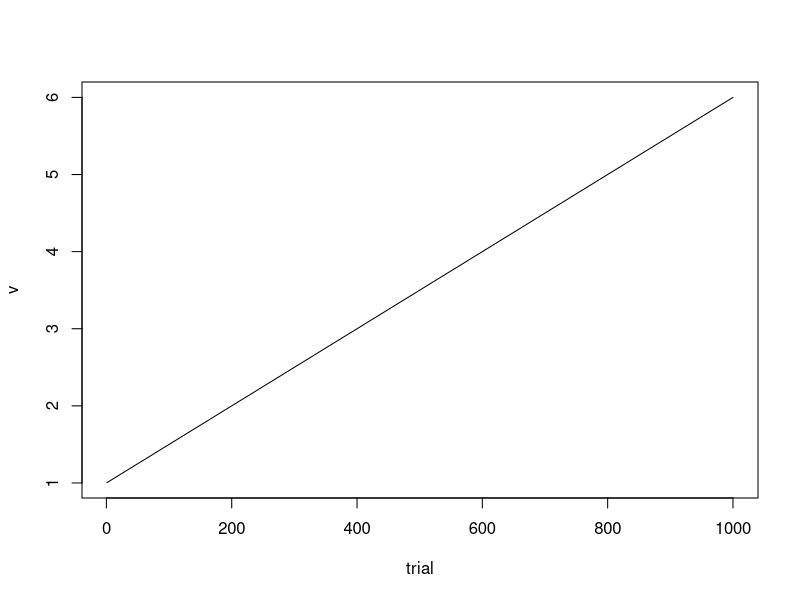
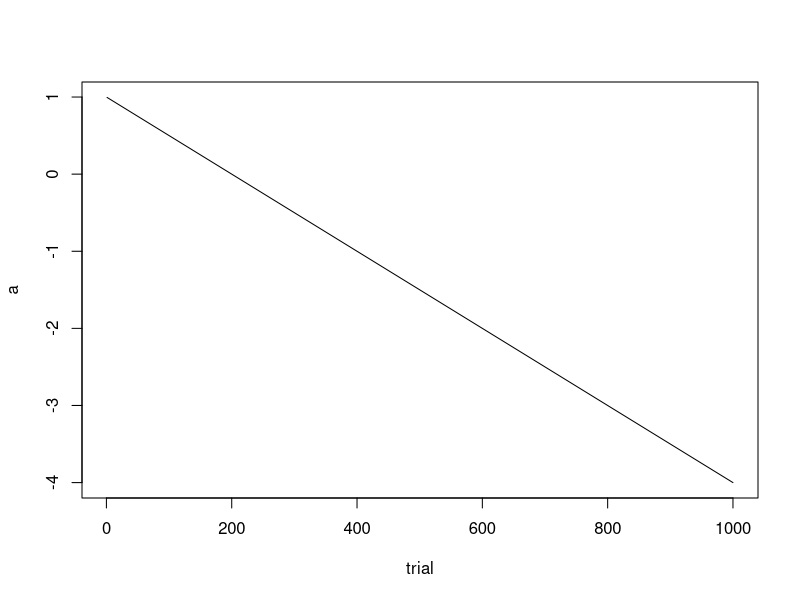
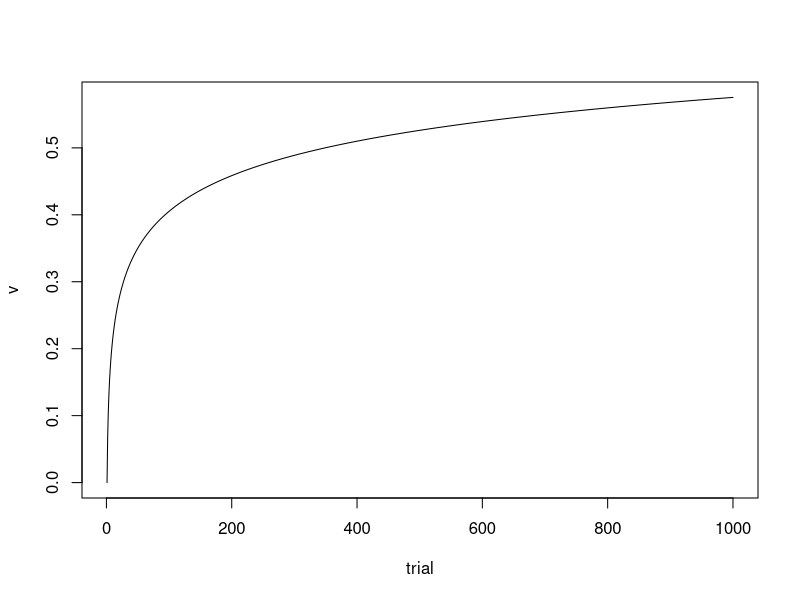
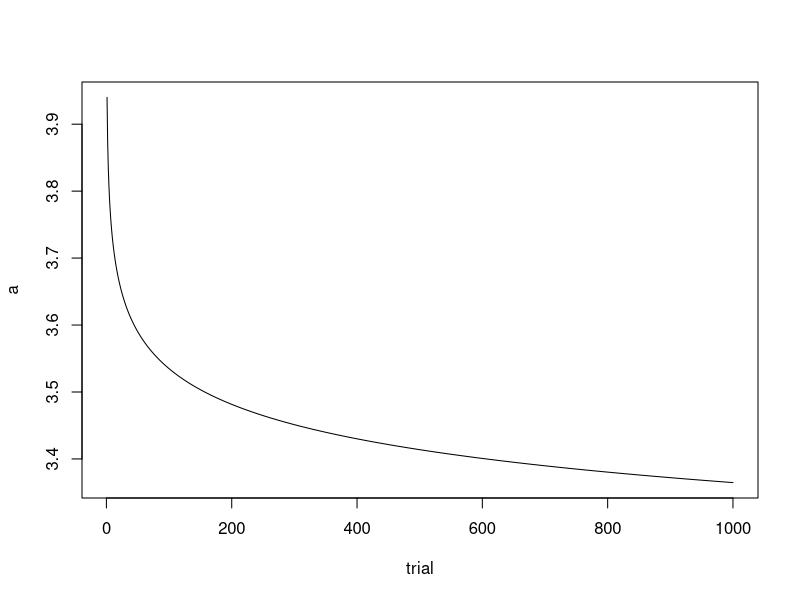
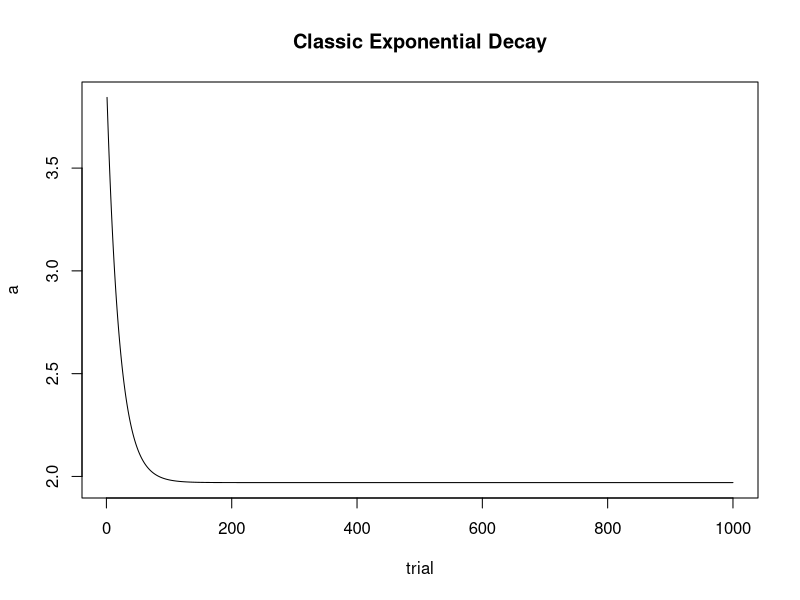
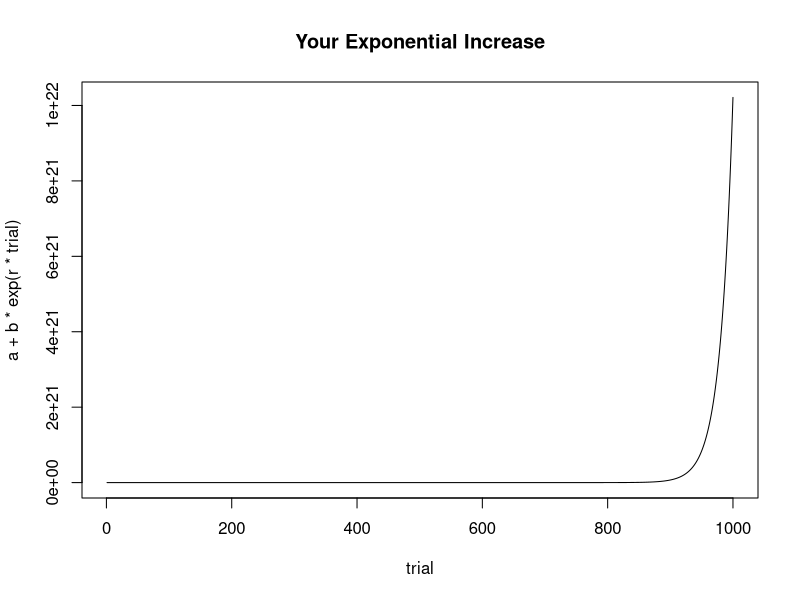
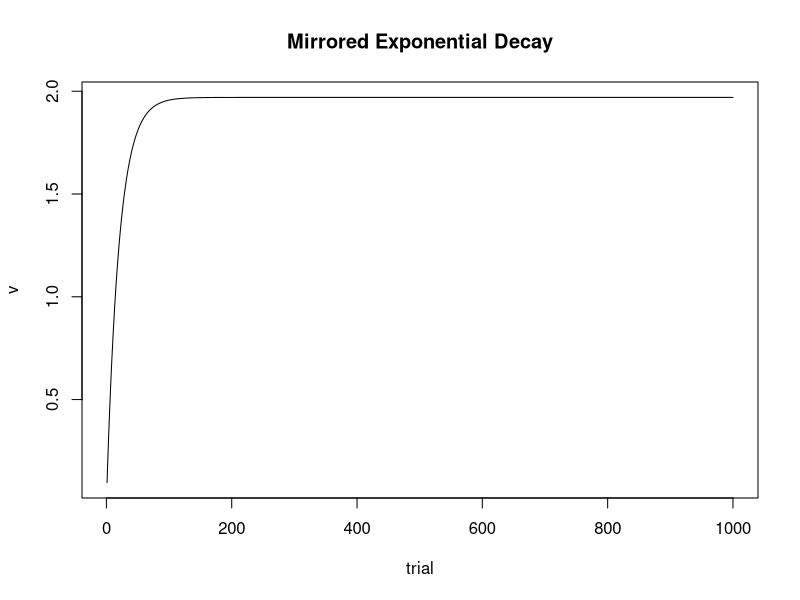
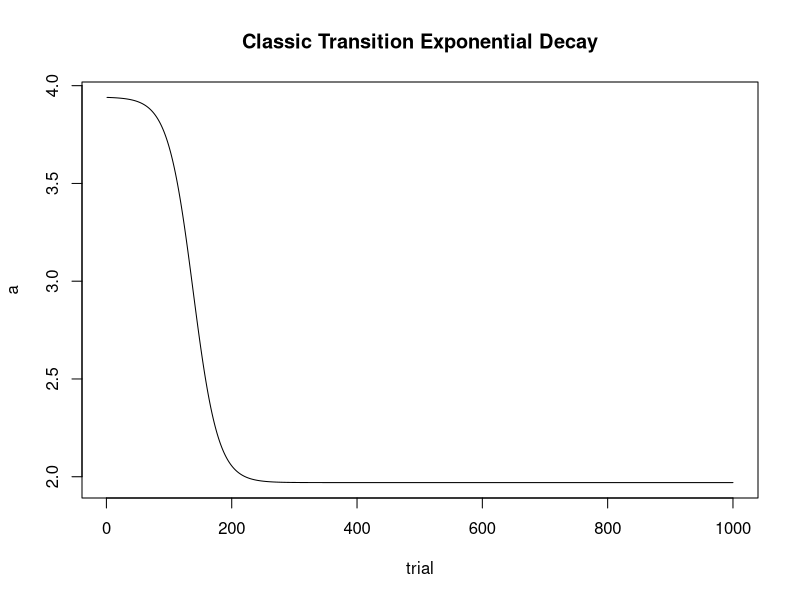

Source code (R) for these figures, in order:

trial=1:1000

r=0.05
a=1.97
b=1.97

beta = 0.005
c = 1

# linear 
plot(trial, c+beta*trial, "l", ylab = "v")
plot(trial, c+-beta*trial, "l", ylab = "a")


# Power
plot(trial, a-b*trial^-r, "l", ylab = "v")
plot(trial, a+b*trial^-r, "l", ylab = "a")


# Exp
plot(trial,a+b*exp(-r*trial),type="l",main="Classic Exponential Decay", ylab = "a")

plot(trial,a+b*exp(r*trial),type="l",main="Your Exponential Increase")

plot(trial,a-b*exp(-r*trial),type="l",main="Mirrored Exponential Decay", ylab = "v")

t=1000

plot(trial,a+b*((t+1)/(t+exp(r*trial))),type="l",main="Classic Transition Exponential Decay", ylab = "a")

plot(trial,a-b*((t+1)/(t+exp(r*trial))),type="l",main="Mirrored Transition Exponential Decay", ylab = "v")


plot(trial,a+b*((t+1)/(t+exp(-r*trial))),type="l",main="Classic Transition Exponential Increase")

plot(trial,a-b*((t+1)/(t+exp(-r*trial))),type="l",main="Mirrored Transition Exponential Increase")


